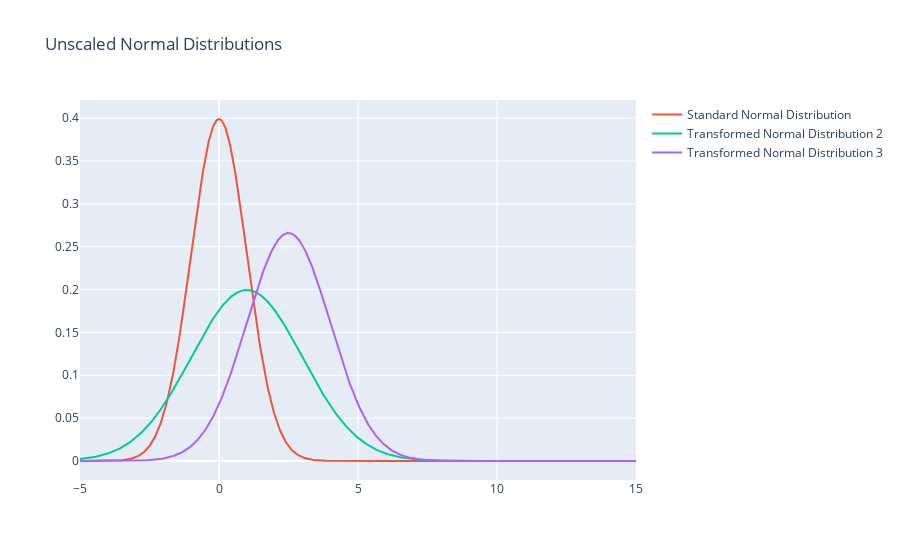

Notebook code cell kept with this figure:
### Markdown cell above
We now rescale the distributions such that the first distribution has mean 0 and variance 1, and use the same transformation on the other distributions

### Code cell
transformed_mu1, transformed_sigma1 = 0, 1
transformed_mu2, transformed_sigma2 = (mu2-mu1)/sigma1, sigma2/sigma1
transformed_mu3, transformed_sigma3 = (mu3-mu1)/sigma1, sigma3/sigma1

x = np.linspace(-5, 15, 1000)
y1 = stats.norm.pdf(x, transformed_mu1, transformed_sigma1)
y2 = stats.norm.pdf(x, transformed_mu2, transformed_sigma2)
y3 = stats.norm.pdf(x, transformed_mu3, transformed_sigma3)

fig = px.line(title='Unscaled Normal Distributions')
fig.add_scatter(x=x, y=y1, name='Standard Normal Distribution ')
fig.add_scatter(x=x, y=y2, mode='lines', name='Transformed Normal Distribution 2')
fig.add_scatter(x=x, y=y3, mode='lines', name='Transformed Normal Distribution 3')
fig.show()

### Figure 1 — Plotly figure (JSON) as saved in the notebook; plotly's stock layout.template omitted (floating-point values rounded to 4 significant figures; data arrays with more than 128 entries replaced by an {"elided": "..."} marker saying what was removed)
{"data": [{"hovertemplate": "<extra></extra>", "legendgroup": "", "line": {"color": "#636efa", "dash": "solid"}, "marker": {"symbol": "circle"}, "mode": "lines", "name": "", "orientation": "v", "showlegend": false, "type": "scatter", "xaxis": "x", "yaxis": "y"}, {"name": "Standard Normal Distribution ", "type": "scatter", "x": {"elided": "1000 float values"}, "y": {"elided": "1000 float values"}}, {"mode": "lines", "name": "Transformed Normal Distribution 2", "type": "scatter", "x": {"elided": "1000 float values"}, "y": {"elided": "1000 float values"}}, {"mode": "lines", "name": "Transformed Normal Distribution 3", "type": "scatter", "x": {"elided": "1000 float values"}, "y": {"elided": "1000 float values"}}], "layout": {"legend": {"tracegroupgap": 0}, "title": {"text": "Unscaled Normal Distributions"}, "xaxis": {"anchor": "y", "domain": [0, 1]}, "yaxis": {"anchor": "x", "domain": [0, 1]}}}
